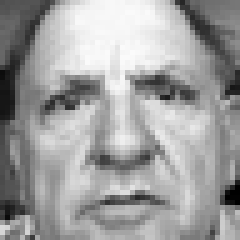
#> input picture train_images/angry/1213.jpg, 48 x 48 px (shown 5 times larger); its folder holds only this picture in this run
$ python extraction_hog.py
#> lines starting #> are read from the running program, lines starting #| are printed output that depends on the picture
import os
import numpy as np
import pandas as pd
import cv2
from skimage import io, color, feature
from skimage.transform import resize
import matplotlib.pyplot as plt

# Load OpenCV's Haar cascade for face detection
face_cascade = cv2.CascadeClassifier(cv2.data.haarcascades + 'haarcascade_frontalface_default.xml')

def preprocess_image(image_path, visualize=False):
    # Load image
#> called with image_path = 'train_images/angry/1213.jpg', visualize = True
    image = cv2.imread(image_path)
#> image is the input picture: shape (48, 48, 3); min 0, max 251, mean 159.2
    gray = cv2.cvtColor(image, cv2.COLOR_BGR2GRAY)

    # Detect faces
    faces = face_cascade.detectMultiScale(gray, scaleFactor=1.1, minNeighbors=5, minSize=(30, 30), flags=cv2.CASCADE_SCALE_IMAGE)
#> faces = [[3, 3, 42, 42]]

    if len(faces) > 0:
        x, y, w, h = faces[0]
#> x = 3; y = 3; w = 42; h = 42
        face_image = gray[y:y+h, x:x+w]
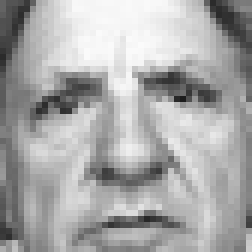
#> face_image: shape (42, 42) (shown 6 times larger); min 28, max 251, mean 169
    else:
        face_image = gray

    face_image = resize(face_image, (64, 64), anti_aliasing=True)
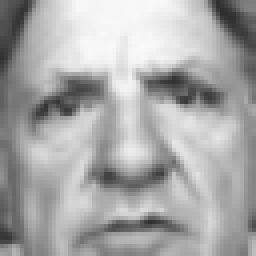
#> face_image: shape (64, 64) float64 (shown 4 times larger); min 0.18, max 0.981, mean 0.663

    # [22 lines of commented-out code are left out]

    hog_features = feature.hog(face_image, orientations=8, pixels_per_cell=(32, 32),
                                   cells_per_block=(1, 1), visualize=False)
#> hog_features = 32 values, max 0.374 at index 0, min 0.225 at index 9, mean 0.352

    return hog_features

def extract_features_labels(directory, visualize=False):
    """Process all images in the directory and extract features and labels."""
    data = []
    labels = []

    # Iterate over each folder
    for expression in os.listdir(directory):
        folder_path = os.path.join(directory, expression)

        if os.path.isdir(folder_path):
            # Process each image in the folder
            for filename in os.listdir(folder_path):
                file_path = os.path.join(folder_path, filename)

                try:
                    # Preprocess the image and extract HOG features
                    hog_features = preprocess_image(file_path, visualize)
                    data.append(hog_features)
                    labels.append(expression)
                except Exception as e:
                    print(f"Error processing {file_path}: {e}")
#> pass 2 of the loop in extract_features_labels, `for expression in os.listdir(directory):`:
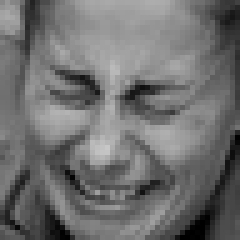
#> input picture train_images/disgust/10414.jpg, 48 x 48 px (shown 5 times larger)
#> in preprocess_image, image is the input picture: shape (48, 48, 3); min 0, max 199, mean 111.2
#> faces = ()
#> in preprocess_image (call 2), `face_image = resize(face_image, (64, 64), anti_aliasing=True)`:
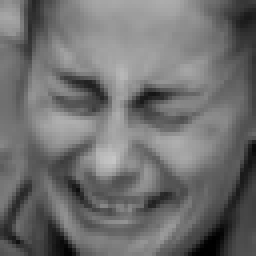
#> face_image: shape (64, 64) float64 (shown 4 times larger); min 0.000735, max 0.776, mean 0.436
#> in preprocess_image (call 2), `hog_features = feature.hog(face_image, orientations=8, pixels_per_cell..`: hog_features = 32 values, max 0.405 at index 24, min 0.178 at index 31, mean 0.35

    return labels, np.array(data)

# Adjust the path to the directory containing your training images
labels, features = extract_features_labels('train_images', visualize=True)
#> labels = ['angry', 'disgust']

# Create DataFrame with labels first
df = pd.DataFrame(features)
#> df = table of 2 rows and 32 columns
df.insert(0, 'label', labels)

# Rename columns to 'label', 'bin_1', 'bin_2', ..., 'bin_n'
columns = ['label'] + [f'bin_{i+1}' for i in range(df.shape[1] - 1)]
df.columns = columns

# Save DataFrame to CSV
df.to_csv('hog_facial_expression_features2.csv', index=False)

print("Features saved to 'hog_facial_expression_features.csv'")
